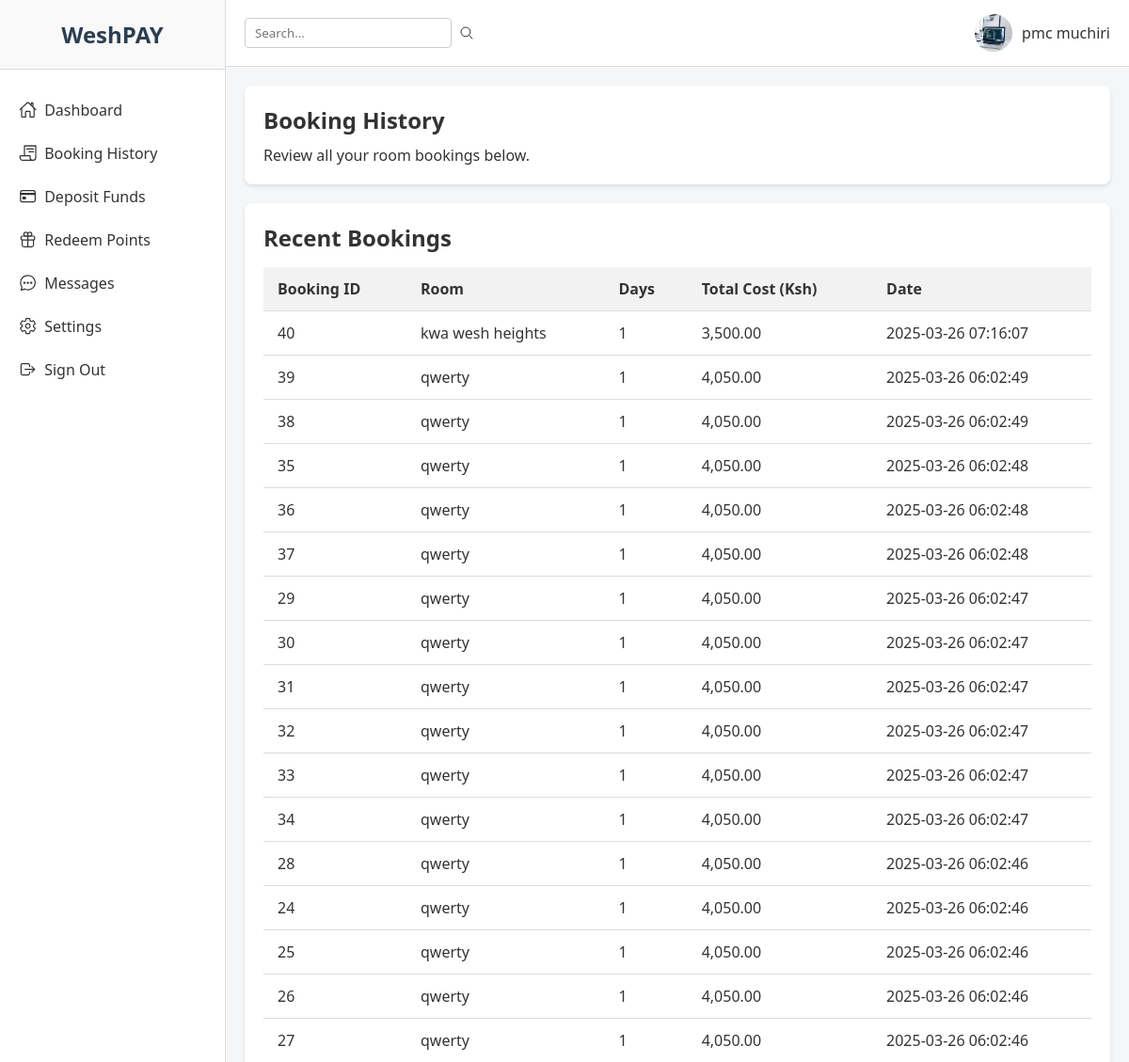
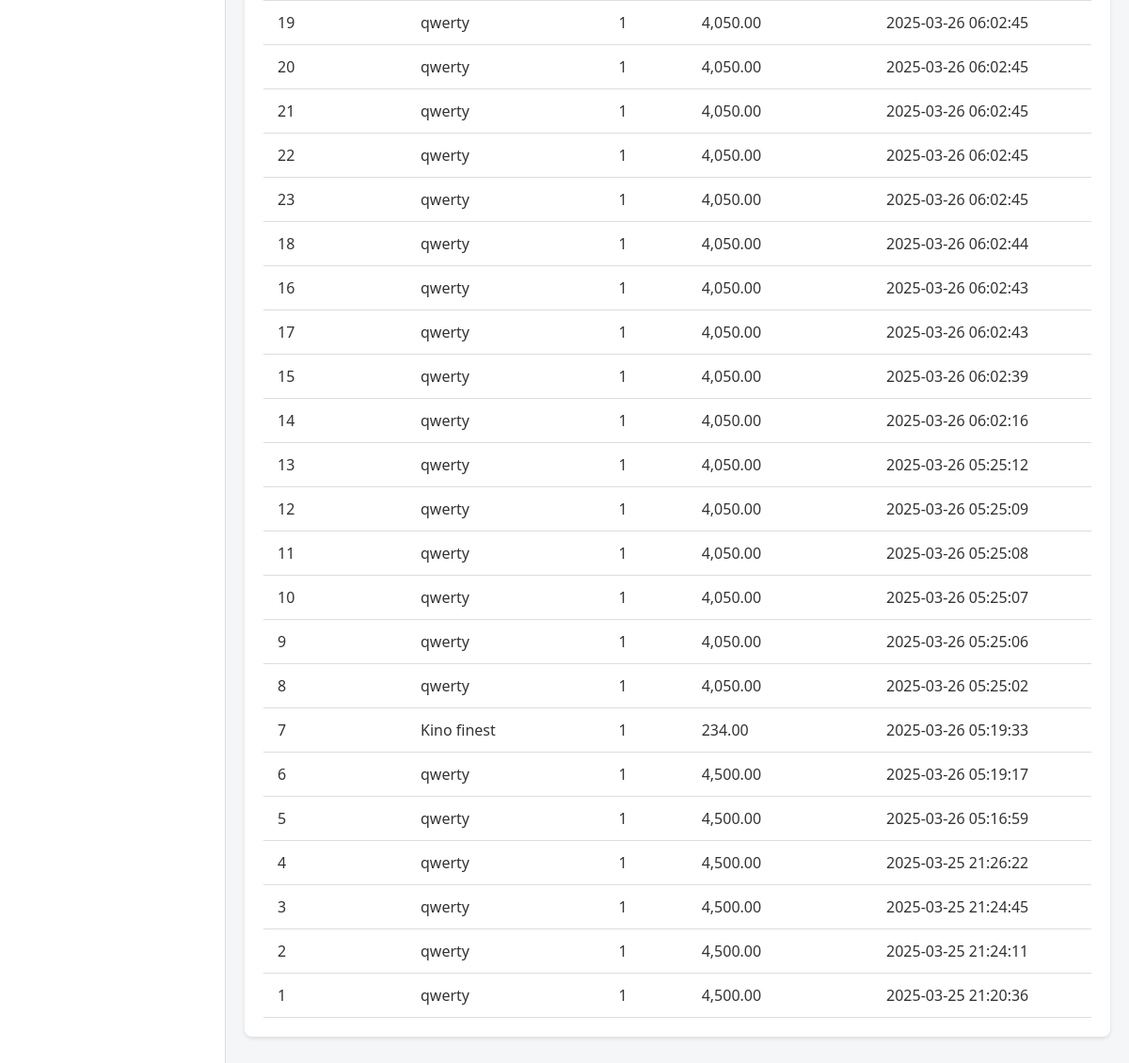
The page /booking_history.php (signed in) on the database its author committed (2 pictures, top to bottom).
### tables this page shows
CREATE TABLE `users` (
  `user_id` int(11) NOT NULL,
  `full_name` varchar(100) NOT NULL,
  `profile_picture` varchar(255) DEFAULT NULL,
  `email` varchar(100) NOT NULL,
  `phone` varchar(20) NOT NULL,
  `password_hash` varchar(255) NOT NULL,
  `role` enum('guest','host','admin') NOT NULL DEFAULT 'guest',
  `created_at` timestamp NOT NULL DEFAULT current_timestamp()
);

CREATE TABLE `bookings` (
  `id` int(11) NOT NULL,
  `user_id` int(11) NOT NULL,
  `room_id` int(11) NOT NULL,
  `days` int(11) NOT NULL,
  `total_cost` decimal(10,2) NOT NULL,
  `booking_date` datetime DEFAULT current_timestamp()
);

CREATE TABLE `rooms` (
  `id` int(11) NOT NULL,
  `name` varchar(255) NOT NULL,
  `description` text DEFAULT NULL,
  `price` decimal(10,2) NOT NULL,
  `capacity` int(11) NOT NULL,
  `image` varchar(255) DEFAULT NULL,
  `created_at` timestamp NOT NULL DEFAULT current_timestamp()
);

### public/booking_history.php (the view, shortened to what this page needs)
<?php
require '../config/db_connect.php';
$user_id = $_SESSION["user_id"];
$stmt = $pdo->prepare("SELECT full_name, profile_picture FROM users WHERE user_id = ?");
$stmt->execute([$user_id]);
$user = $stmt->fetch(PDO::FETCH_ASSOC);
$full_name = $user ? $user["full_name"] : "User";
$profile_picture = $user && !empty($user["profile_picture"])
    ? "../uploads/" . $user["profile_picture"]
    : "../assets/imgs/default-user.png";
try {
    $stmt = $pdo->prepare("
        SELECT b.id, r.name AS room_name, b.days, b.total_cost, b.booking_date
        FROM bookings b
        JOIN rooms r ON b.room_id = r.id
        WHERE b.user_id = ?
        ORDER BY b.booking_date DESC
    ");
    $stmt->execute([$user_id]);
    $bookings = $stmt->fetchAll(PDO::FETCH_ASSOC);
} catch (PDOException $e) {
    die("Error: " . $e->getMessage());
}
?>
<!DOCTYPE html>
<html lang="en">
<head>
  <link rel="stylesheet" href="../assets/css/dashboard_new.css">
</head>
<body>
  <aside class="sidebar">
    <div class="sidebar-brand">
      <h2>WeshPAY</h2>
    </div>
    <nav class="sidebar-nav">
      <ul>
        <li><a href="dashboard.php"><ion-icon name="home-outline"></ion-icon> Dashboard</a></li>
        <li><a href="booking_history.php" class="active"><ion-icon name="receipt-outline"></ion-icon> Booking History</a></li>
        <li><a href="deposit.php"><ion-icon name="card-outline"></ion-icon> Deposit Funds</a></li>
        <li><a href="redeem_points.php"><ion-icon name="gift-outline"></ion-icon> Redeem Points</a></li>
        <li><a href="messages.php"><ion-icon name="chatbubble-ellipses-outline"></ion-icon> Messages</a></li>
        <li><a href="settings.php"><ion-icon name="settings-outline"></ion-icon> Settings</a></li>
        <li><a href="logout.php"><ion-icon name="log-out-outline"></ion-icon> Sign Out</a></li>
      </ul>
    </nav>
  </aside>
  <div class="main-content">
    <header class="header">
      <div class="header-search">
        <input type="text" placeholder="Search...">
        <ion-icon name="search-outline"></ion-icon>
      </div>
      <div class="header-user">
        <img src="<?php echo htmlspecialchars($profile_picture); ?>" alt="Profile Picture">
        <span><?php echo htmlspecialchars($full_name); ?></span>
      </div>
    </header>
    <section class="overview">
      <div class="welcome-card">
        <h1>Booking History</h1>
        <p>Review all your room bookings below.</p>
      </div>
      <div class="table-card">
        <div class="table-header">
          <h2>Recent Bookings</h2>
        </div>
        <div class="table-responsive">
          <table>
            <thead>
              <tr>
                <th>Booking ID</th>
                <th>Room</th>
                <th>Days</th>
                <th>Total Cost (Ksh)</th>
                <th>Date</th>
              </tr>
            </thead>
            <tbody>
              <?php if (!empty($bookings)): ?>
                <?php foreach ($bookings as $booking): ?>
                  <tr>
                    <td><?php echo htmlspecialchars($booking['id']); ?></td>
                    <td><?php echo htmlspecialchars($booking['room_name']); ?></td>
                    <td><?php echo htmlspecialchars($booking['days']); ?></td>
                    <td><?php echo htmlspecialchars(number_format($booking['total_cost'], 2)); ?></td>
                    <td><?php echo htmlspecialchars($booking['booking_date']); ?></td>
                  </tr>
                <?php endforeach; ?>
              <?php else: ?>
                <tr>
                  <td colspan="5" style="text-align: center;">No bookings found.</td>
                </tr>
              <?php endif; ?>
            </tbody>
          </table>
        </div>
      </div>
    </section>
    <?php include '../includes/navbarroot.php'; ?>
</body>
</html>

### assets/css/dashboard_new.css (style rules this page uses)
* { box-sizing: border-box; margin: 0; padding: 0; font-family: "Segoe UI", Tahoma, Geneva, Verdana, sans-serif; }
body { background: #f4f6f8; color: #333; display: flex; }
.sidebar { width: 240px; background: #fff; border-right: 1px solid #ddd; min-height: 100vh; display: flex; flex-direction: column; align-items: center; }
.sidebar-brand { text-align: center; padding: 20px 0; width: 100%; background: #f9f9f9; border-bottom: 1px solid #ddd; }
.sidebar-brand h2 { color: #2c3e50; font-size: 1.5rem; }
.sidebar-nav { width: 100%; margin-top: 20px; }
.sidebar-nav ul { list-style: none; }
.sidebar-nav li { width: 100%; }
.sidebar-nav a { display: flex; align-items: center; padding: 12px 20px; color: #333; text-decoration: none; transition: background 0.3s; }
.sidebar-nav ion-icon { margin-right: 10px; font-size: 1.2rem; }
.main-content { flex: 1; display: flex; flex-direction: column; }
.header { display: flex; justify-content: space-between; align-items: center; background: #fff; padding: 15px 20px; border-bottom: 1px solid #ddd; }
.header-search { display: flex; align-items: center; gap: 8px; }
.header-search input { padding: 6px 10px; border: 1px solid #ccc; border-radius: 4px; }
.header-user { display: flex; align-items: center; gap: 10px; }
.header-user img { width: 40px; height: 40px; border-radius: 50%; object-fit: cover; }
.overview { padding: 20px; background: #f4f6f8; }
.welcome-card { background: #fff; padding: 20px; border-radius: 8px; margin-bottom: 20px; box-shadow: 0 2px 4px rgba(0,0,0,0.1); }
.welcome-card h1 { margin-bottom: 10px; }
.table-card { background: #fff; padding: 20px; border-radius: 8px; margin-bottom: 20px; box-shadow: 0 2px 4px rgba(0,0,0,0.1); }
.table-header { margin-bottom: 15px; }
.table-header h2 { margin: 0; }
.table-responsive { width: 100%; overflow-x: auto; }
table { width: 100%; border-collapse: collapse; min-width: 600px; }
table th, table td { padding: 12px 15px; text-align: left; border-bottom: 1px solid #ddd; }
table thead { background: #f2f2f2; }
.sidebar { width: 240px; background: #fff; border-right: 1px solid #ddd; min-height: 100vh; display: flex; flex-direction: column; }
.sidebar-brand { padding: 20px; border-bottom: 1px solid #ddd; text-align: center; }
.sidebar-brand h2 { margin: 0; }
.sidebar-nav ul { list-style: none; padding: 0; margin: 0; }
.sidebar-nav li a { display: flex; align-items: center; padding: 12px 20px; text-decoration: none; color: #333; transition: background 0.3s; }
.sidebar-nav ion-icon { margin-right: 8px; font-size: 1.2rem; }
.overview { padding: 20px; background: #f4f6f8; flex: 1; }

### rows shown on the page
users: profile_picture (picture), full_name "pmc muchiri"
bookings: id "40", room.name "kwa wesh heights", days "1", total_cost "3,500.00", booking_date "2025-03-26 07:16:07"
bookings: id "39", room.name "qwerty", days "1", total_cost "4,050.00", booking_date "2025-03-26 06:02:49"
bookings: id "38", room.name "qwerty", days "1", total_cost "4,050.00", booking_date "2025-03-26 06:02:49"
bookings: id "35", room.name "qwerty", days "1", total_cost "4,050.00", booking_date "2025-03-26 06:02:48"
bookings: id "36", room.name "qwerty", days "1", total_cost "4,050.00", booking_date "2025-03-26 06:02:48"
bookings: id "37", room.name "qwerty", days "1", total_cost "4,050.00", booking_date "2025-03-26 06:02:48"
bookings: id "29", room.name "qwerty", days "1", total_cost "4,050.00", booking_date "2025-03-26 06:02:47"
bookings: id "30", room.name "qwerty", days "1", total_cost "4,050.00", booking_date "2025-03-26 06:02:47"
bookings: id "31", room.name "qwerty", days "1", total_cost "4,050.00", booking_date "2025-03-26 06:02:47"
bookings: id "32", room.name "qwerty", days "1", total_cost "4,050.00", booking_date "2025-03-26 06:02:47"
bookings: id "33", room.name "qwerty", days "1", total_cost "4,050.00", booking_date "2025-03-26 06:02:47"
bookings: id "34", room.name "qwerty", days "1", total_cost "4,050.00", booking_date "2025-03-26 06:02:47"
bookings: id "28", room.name "qwerty", days "1", total_cost "4,050.00", booking_date "2025-03-26 06:02:46"
bookings: id "24", room.name "qwerty", days "1", total_cost "4,050.00", booking_date "2025-03-26 06:02:46"
bookings: id "25", room.name "qwerty", days "1", total_cost "4,050.00", booking_date "2025-03-26 06:02:46"
bookings: id "26", room.name "qwerty", days "1", total_cost "4,050.00", booking_date "2025-03-26 06:02:46"
bookings: id "27", room.name "qwerty", days "1", total_cost "4,050.00", booking_date "2025-03-26 06:02:46"
bookings: id "19", room.name "qwerty", days "1", total_cost "4,050.00", booking_date "2025-03-26 06:02:45"
bookings: id "20", room.name "qwerty", days "1", total_cost "4,050.00", booking_date "2025-03-26 06:02:45"
bookings: id "21", room.name "qwerty", days "1", total_cost "4,050.00", booking_date "2025-03-26 06:02:45"
bookings: id "22", room.name "qwerty", days "1", total_cost "4,050.00", booking_date "2025-03-26 06:02:45"
bookings: id "23", room.name "qwerty", days "1", total_cost "4,050.00", booking_date "2025-03-26 06:02:45"
bookings: id "18", room.name "qwerty", days "1", total_cost "4,050.00", booking_date "2025-03-26 06:02:44"
bookings: id "16", room.name "qwerty", days "1", total_cost "4,050.00", booking_date "2025-03-26 06:02:43"
bookings: id "17", room.name "qwerty", days "1", total_cost "4,050.00", booking_date "2025-03-26 06:02:43"
bookings: id "15", room.name "qwerty", days "1", total_cost "4,050.00", booking_date "2025-03-26 06:02:39"
bookings: id "14", room.name "qwerty", days "1", total_cost "4,050.00", booking_date "2025-03-26 06:02:16"
bookings: id "13", room.name "qwerty", days "1", total_cost "4,050.00", booking_date "2025-03-26 05:25:12"
bookings: id "12", room.name "qwerty", days "1", total_cost "4,050.00", booking_date "2025-03-26 05:25:09"
bookings: id "11", room.name "qwerty", days "1", total_cost "4,050.00", booking_date "2025-03-26 05:25:08"
bookings: id "10", room.name "qwerty", days "1", total_cost "4,050.00", booking_date "2025-03-26 05:25:07"
bookings: id "9", room.name "qwerty", days "1", total_cost "4,050.00", booking_date "2025-03-26 05:25:06"
bookings: id "8", room.name "qwerty", days "1", total_cost "4,050.00", booking_date "2025-03-26 05:25:02"
bookings: id "7", room.name "Kino finest", days "1", total_cost "234.00", booking_date "2025-03-26 05:19:33"
bookings: id "6", room.name "qwerty", days "1", total_cost "4,500.00", booking_date "2025-03-26 05:19:17"
bookings: id "5", room.name "qwerty", days "1", total_cost "4,500.00", booking_date "2025-03-26 05:16:59"
bookings: id "4", room.name "qwerty", days "1", total_cost "4,500.00", booking_date "2025-03-25 21:26:22"
bookings: id "3", room.name "qwerty", days "1", total_cost "4,500.00", booking_date "2025-03-25 21:24:45"
bookings: id "2", room.name "qwerty", days "1", total_cost "4,500.00", booking_date "2025-03-25 21:24:11"
bookings: id "1", room.name "qwerty", days "1", total_cost "4,500.00", booking_date "2025-03-25 21:20:36"
